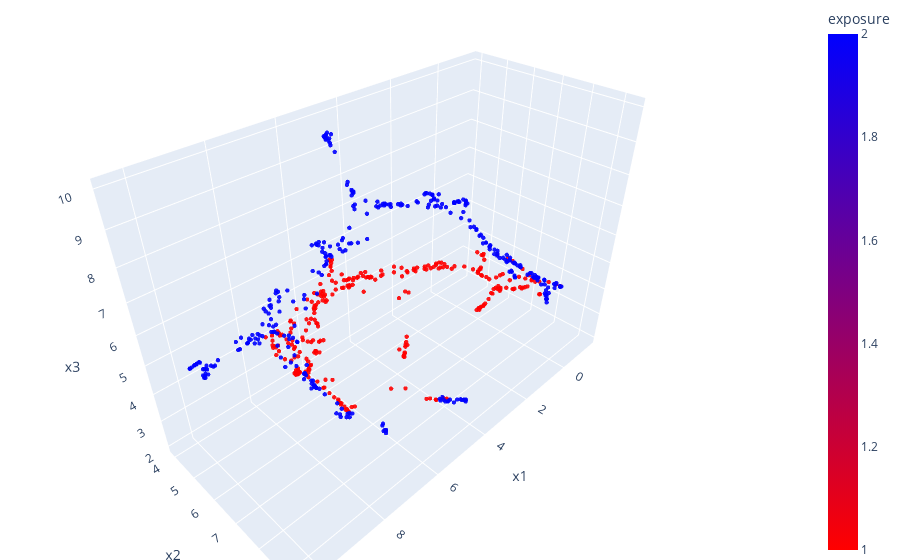

The notebook cell saved with this chart:
### Code cell
fig = px.scatter_3d(df, x='x1', y='x2', z='x3',
              color='exposure', opacity=0.9, color_continuous_scale='Bluered_r')

fig.update_traces(marker_size=1.5)

# tight layout
fig.update_layout(margin=dict(l=0, r=0, b=0, t=0))
fig.show()

### Figure 1 — Plotly figure (JSON) as saved in the notebook; plotly's stock layout.template omitted (floating-point values rounded to 4 significant figures; data arrays with more than 128 entries replaced by an {"elided": "..."} marker saying what was removed)
{"data": [{"hovertemplate": "x1=%{x}<br>x2=%{y}<br>x3=%{z}<br>exposure=%{marker.color}<extra></extra>", "legendgroup": "", "marker": {"color": {"elided": "608 int values"}, "coloraxis": "coloraxis", "opacity": 0.9, "size": 1.5, "symbol": "circle"}, "mode": "markers", "name": "", "scene": "scene", "showlegend": false, "type": "scatter3d", "x": {"elided": "608 float values"}, "y": {"elided": "608 float values"}, "z": {"elided": "608 float values"}}], "layout": {"coloraxis": {"colorbar": {"title": {"text": "exposure"}}, "colorscale": [[0, "rgb(255,0,0)"], [1, "rgb(0,0,255)"]]}, "legend": {"tracegroupgap": 0}, "margin": {"b": 0, "l": 0, "r": 0, "t": 0}, "scene": {"domain": {"x": [0, 1], "y": [0, 1]}, "xaxis": {"title": {"text": "x1"}}, "yaxis": {"title": {"text": "x2"}}, "zaxis": {"title": {"text": "x3"}}}}}
